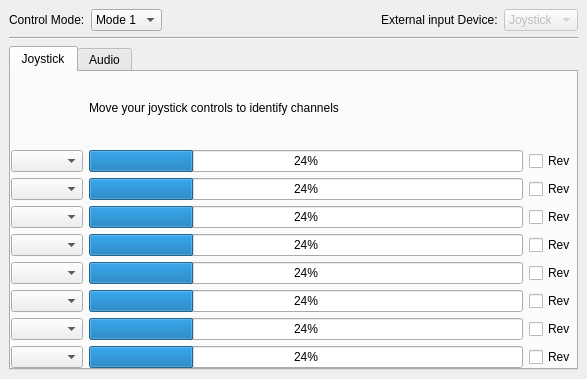
<?xml version="1.0" encoding="UTF-8"?>
<ui version="4.0">
 <class>GCSControlGadgetOptionsPage</class>
 <widget class="QWidget" name="GCSControlGadgetOptionsPage">
  <property name="geometry">
   <rect>
    <x>0</x>
    <y>0</y>
    <width>587</width>
    <height>379</height>
   </rect>
  </property>
  <property name="sizePolicy">
   <sizepolicy hsizetype="Expanding" vsizetype="Expanding">
    <horstretch>0</horstretch>
    <verstretch>0</verstretch>
   </sizepolicy>
  </property>
  <property name="windowTitle">
   <string>Form</string>
  </property>
  <layout class="QGridLayout" name="gridLayout">
   <property name="margin">
    <number>0</number>
   </property>
   <item row="0" column="0">
    <widget class="QWidget" name="widget" native="true">
     <layout class="QVBoxLayout" name="verticalLayout_4">
      <item>
       <layout class="QHBoxLayout" name="horizontalLayout">
        <item>
         <widget class="QLabel" name="label">
          <property name="text">
           <string>Control Mode:</string>
          </property>
         </widget>
        </item>
        <item>
         <widget class="QComboBox" name="controlsMode">
          <item>
           <property name="text">
            <string>Mode 1</string>
           </property>
          </item>
          <item>
           <property name="text">
            <string>Mode 2</string>
           </property>
          </item>
          <item>
           <property name="text">
            <string>Mode 3</string>
           </property>
          </item>
          <item>
           <property name="text">
            <string>Mode 4</string>
           </property>
          </item>
         </widget>
        </item>
        <item>
         <spacer name="horizontalSpacer">
          <property name="orientation">
           <enum>Qt::Horizontal</enum>
          </property>
          <property name="sizeHint" stdset="0">
           <size>
            <width>40</width>
            <height>20</height>
           </size>
          </property>
         </spacer>
        </item>
        <item>
         <widget class="QLabel" name="label_2">
          <property name="text">
           <string>External input Device:</string>
          </property>
         </widget>
        </item>
        <item>
         <widget class="QComboBox" name="comboBox">
          <property name="enabled">
           <bool>false</bool>
          </property>
          <property name="toolTip">
           <string>Only joystick is implemented at this stage, so this control is disabled.</string>
          </property>
          <item>
           <property name="text">
            <string>Joystick</string>
           </property>
          </item>
          <item>
           <property name="text">
            <string>Audio</string>
           </property>
          </item>
         </widget>
        </item>
       </layout>
      </item>
      <item>
       <widget class="Line" name="line">
        <property name="orientation">
         <enum>Qt::Horizontal</enum>
        </property>
       </widget>
      </item>
      <item>
       <widget class="QTabWidget" name="tabWidget">
        <property name="currentIndex">
         <number>0</number>
        </property>
        <widget class="QWidget" name="tabWidgetPage2">
         <attribute name="title">
          <string>Joystick</string>
         </attribute>
         <layout class="QVBoxLayout" name="verticalLayout_3" stretch="1">
          <property name="margin">
           <number>0</number>
          </property>
          <item>
           <layout class="QGridLayout" name="gridLayout_2">
            <item row="2" column="0">
             <widget class="QComboBox" name="channel0"/>
            </item>
            <item row="2" column="2">
             <widget class="QCheckBox" name="checkBox">
              <property name="text">
               <string>Rev</string>
              </property>
             </widget>
            </item>
            <item row="3" column="2">
             <widget class="QCheckBox" name="checkBox_2">
              <property name="text">
               <string>Rev</string>
              </property>
             </widget>
            </item>
            <item row="3" column="0">
             <widget class="QComboBox" name="channel1"/>
            </item>
            <item row="4" column="0">
             <widget class="QComboBox" name="channel2"/>
            </item>
            <item row="5" column="0">
             <widget class="QComboBox" name="channel3"/>
            </item>
            <item row="6" column="0">
             <widget class="QComboBox" name="channel4"/>
            </item>
            <item row="7" column="0">
             <widget class="QComboBox" name="channel5"/>
            </item>
            <item row="8" column="0">
             <widget class="QComboBox" name="channel6"/>
            </item>
            <item row="9" column="0">
             <widget class="QComboBox" name="channel7"/>
            </item>
            <item row="3" column="1">
             <widget class="QProgressBar" name="joyCh1">
              <property name="value">
               <number>24</number>
              </property>
             </widget>
            </item>
            <item row="2" column="1">
             <widget class="QProgressBar" name="joyCh0">
              <property name="value">
               <number>24</number>
              </property>
             </widget>
            </item>
            <item row="4" column="1">
             <widget class="QProgressBar" name="joyCh2">
              <property name="value">
               <number>24</number>
              </property>
             </widget>
            </item>
            <item row="5" column="1">
             <widget class="QProgressBar" name="joyCh3">
              <property name="value">
               <number>24</number>
              </property>
             </widget>
            </item>
            <item row="6" column="1">
             <widget class="QProgressBar" name="joyCh4">
              <property name="value">
               <number>24</number>
              </property>
             </widget>
            </item>
            <item row="7" column="1">
             <widget class="QProgressBar" name="joyCh5">
              <property name="value">
               <number>24</number>
              </property>
             </widget>
            </item>
            <item row="8" column="1">
             <widget class="QProgressBar" name="joyCh6">
              <property name="value">
               <number>24</number>
              </property>
             </widget>
            </item>
            <item row="9" column="1">
             <widget class="QProgressBar" name="joyCh7">
              <property name="value">
               <number>24</number>
              </property>
             </widget>
            </item>
            <item row="4" column="2">
             <widget class="QCheckBox" name="checkBox_3">
              <property name="text">
               <string>Rev</string>
              </property>
             </widget>
            </item>
            <item row="5" column="2">
             <widget class="QCheckBox" name="checkBox_4">
              <property name="text">
               <string>Rev</string>
              </property>
             </widget>
            </item>
            <item row="6" column="2">
             <widget class="QCheckBox" name="checkBox_5">
              <property name="text">
               <string>Rev</string>
              </property>
             </widget>
            </item>
            <item row="7" column="2">
             <widget class="QCheckBox" name="checkBox_6">
              <property name="text">
               <string>Rev</string>
              </property>
             </widget>
            </item>
            <item row="8" column="2">
             <widget class="QCheckBox" name="checkBox_7">
              <property name="text">
               <string>Rev</string>
              </property>
             </widget>
            </item>
            <item row="9" column="2">
             <widget class="QCheckBox" name="checkBox_8">
              <property name="text">
               <string>Rev</string>
              </property>
             </widget>
            </item>
            <item row="1" column="1">
             <widget class="QLabel" name="label_3">
              <property name="text">
               <string>Move your joystick controls to identify channels</string>
              </property>
             </widget>
            </item>
           </layout>
          </item>
         </layout>
        </widget>
        <widget class="QWidget" name="tabWidgetPage3">
         <attribute name="title">
          <string>Audio</string>
         </attribute>
         <layout class="QVBoxLayout" name="verticalLayout_5">
          <property name="margin">
           <number>0</number>
          </property>
          <item>
           <widget class="QLabel" name="telemetryLabel">
            <property name="text">
             <string>Audio: soundcard-based PPM decoding for trainer port. Not implemented yet.</string>
            </property>
           </widget>
          </item>
          <item>
           <spacer name="verticalSpacer">
            <property name="orientation">
             <enum>Qt::Vertical</enum>
            </property>
            <property name="sizeHint" stdset="0">
             <size>
              <width>20</width>
              <height>276</height>
             </size>
            </property>
           </spacer>
          </item>
         </layout>
        </widget>
       </widget>
      </item>
     </layout>
    </widget>
   </item>
  </layout>
 </widget>
 <resources/>
 <connections/>
</ui>
